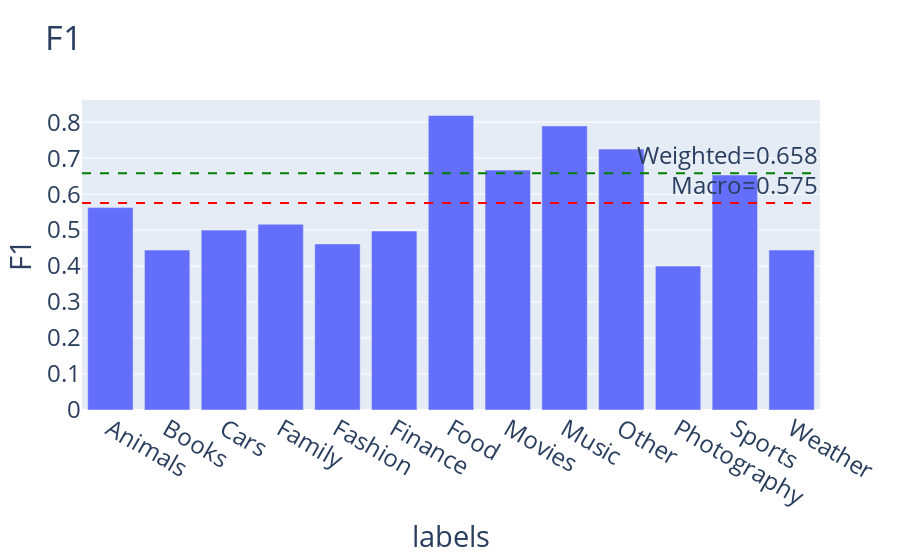

Notebook code cell kept with this figure:
### Code cell
topics = get_topic_threshold(df_topics, threshold=0.9)
labels,f1scores,precscores,recallscores, f1scores_weighted, f1scores_micro, f1scores_macro = get_metrics(df_tagged, topics)
def representation_specific_threshold(df, labels, metric, weighted=0.0, macro=0.0):
    df_ = df.copy()
    df_.reset_index(inplace=True)
    fig = px.bar(df_, x='labels', y='F1',
                  labels={"index": "Labels"},
                  title=metric)
    # fig.update_layout(uniformtext_minsize=28, uniformtext_mode='show')
    fig.add_hline(y=weighted, line_dash="dash", line_color="green", annotation_text='Weighted={:.3f}'.format(weighted))
    fig.add_hline(y=macro, line_dash="dash", line_color="red", annotation_text='Macro={:.3f}'.format(macro))
    # update_layout method used to modify change and size
    fig.update_layout(
        font=dict(
            #family="Courier New, monospace",
            size=24,  # Set the font size here
        )
    ) 
    fig.show()
df = pd.DataFrame()
df['labels'] = labels
df['F1'] = f1scores.tolist()
representation_specific_threshold(df, labels, 'F1', weighted=f1scores_weighted, macro=f1scores_macro)

### Figure 1 — Plotly figure (JSON) as saved in the notebook; plotly's stock layout.template omitted (floating-point values rounded to 4 significant figures)
{"data": [{"alignmentgroup": "True", "hovertemplate": "labels=%{x}<br>F1=%{y}<extra></extra>", "legendgroup": "", "marker": {"color": "#636efa", "pattern": {"shape": ""}}, "name": "", "offsetgroup": "", "orientation": "v", "showlegend": false, "textposition": "auto", "type": "bar", "x": ["Animals", "Books", "Cars", "Family", "Fashion", "Finance", "Food", "Movies", "Music", "Other", "Photography", "Sports", "Weather"], "xaxis": "x", "y": [0.5625, 0.4444, 0.5, 0.5161, 0.4615, 0.4974, 0.8185, 0.6667, 0.7895, 0.7251, 0.4, 0.6531, 0.4444], "yaxis": "y"}], "layout": {"annotations": [{"showarrow": false, "text": "Weighted=0.658", "x": 1, "xanchor": "right", "xref": "x domain", "y": 0.6583, "yanchor": "bottom", "yref": "y"}, {"showarrow": false, "text": "Macro=0.575", "x": 1, "xanchor": "right", "xref": "x domain", "y": 0.5753, "yanchor": "bottom", "yref": "y"}], "barmode": "relative", "font": {"size": 24}, "legend": {"tracegroupgap": 0}, "shapes": [{"line": {"color": "green", "dash": "dash"}, "type": "line", "x0": 0, "x1": 1, "xref": "x domain", "y0": 0.6583, "y1": 0.6583, "yref": "y"}, {"line": {"color": "red", "dash": "dash"}, "type": "line", "x0": 0, "x1": 1, "xref": "x domain", "y0": 0.5753, "y1": 0.5753, "yref": "y"}], "title": {"text": "F1"}, "xaxis": {"anchor": "y", "domain": [0, 1], "title": {"text": "labels"}}, "yaxis": {"anchor": "x", "domain": [0, 1], "title": {"text": "F1"}}}}
